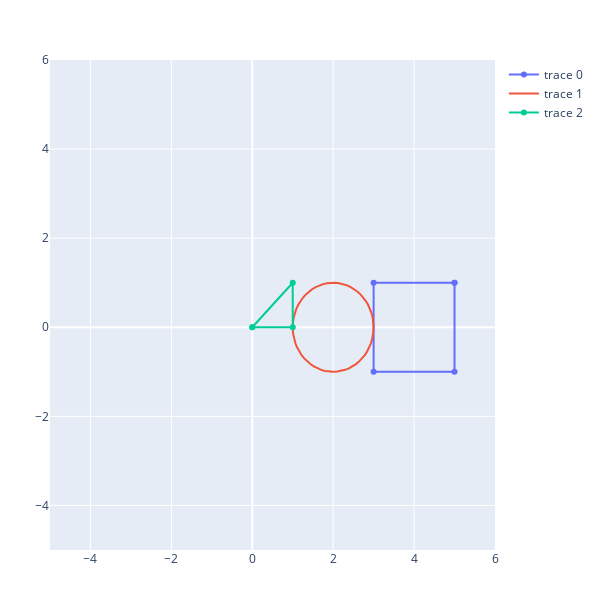

Here is the notebook cell this chart was saved with:
### Code cell
D1 = DiagramDual(MyCircle())
D2 = DiagramDual(MySquare(2));
D3 = DiagramDual(Prim(Triangle(Point(0,0),Point(1,1), Point(1,0))))

D  = beside(D3,beside(D1,D2,[1,0]),[1,0])
p = plotgeometry(D)
plot(p,layout)
